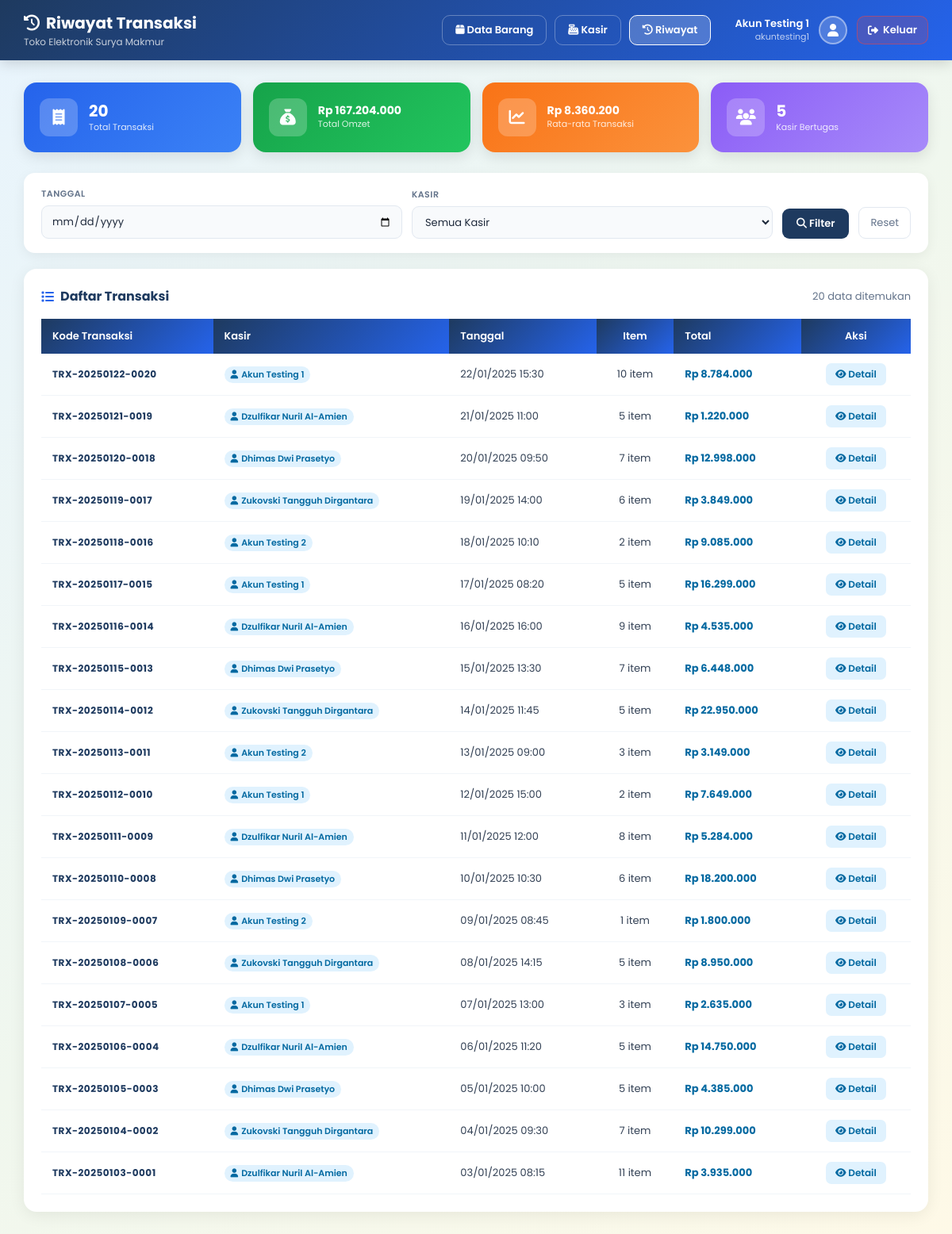
Page /riwayat_transaksi.php (signed in) on the committed database.
### tables this page shows
CREATE TABLE `transaksi` (
  `id_transaksi` int(11) NOT NULL,
  `id_kasir` int(11) NOT NULL,
  `tanggal` datetime DEFAULT NULL,
  `total` int(11) NOT NULL
);

CREATE TABLE `kasir` (
  `id_kasir` int(11) NOT NULL,
  `nama_kasir` varchar(100) NOT NULL,
  `username` varchar(100) NOT NULL,
  `password` varchar(100) NOT NULL
);

### public/riwayat_transaksi.php (the view, shortened to what this page needs)
<?php
require_once '../config/database.php';
$filterTgl   = $_GET['tanggal']   ?? '';
$where  = [];
$params = [];
$whereSQL = $where ? 'WHERE ' . implode(' AND ', $where) : '';
$query = "SELECT t.*,
                 k.nama_kasir,
                 COUNT(d.id_barang) AS jml_item,
                 CONCAT('TRX-', DATE_FORMAT(t.tanggal, '%Y%m%d'), '-', LPAD(t.id_transaksi, 4, '0')) AS kode_transaksi
          FROM transaksi t
          JOIN kasir k ON k.id_kasir = t.id_kasir
          LEFT JOIN detail_transaksi d ON d.id_transaksi = t.id_transaksi
          $whereSQL
          GROUP BY t.id_transaksi, k.nama_kasir
          ORDER BY t.tanggal DESC";
$stmt = $conn->prepare($query);
$stmt->execute($params);
$data = $stmt->fetchAll(PDO::FETCH_ASSOC);
$stat = $conn->query("
    SELECT
        COUNT(*)        AS total_trx,
        SUM(total)      AS total_omzet,
        AVG(total)      AS rata_omzet,
        COUNT(DISTINCT id_kasir) AS total_kasir_aktif
    FROM transaksi
")->fetch(PDO::FETCH_ASSOC);
?>
<!DOCTYPE html>
<html lang="id">
<head>
<link rel="stylesheet" href="https://cdnjs.cloudflare.com/ajax/libs/font-awesome/6.5.0/css/all.min.css">
</head>
<body>
<div class="topbar">
    <div>
        <h1><i class="fa-solid fa-clock-rotate-left" style="margin-right:8px"></i>Riwayat Transaksi</h1>
        <p>Toko Elektronik Surya Makmur</p>
    </div>
    <div class="topbar-nav">
        <a href="index.php"     class="nav-btn"><i class="fa-solid fa-box"></i> Data Barang</a>
        <a href="transaksi.php" class="nav-btn"><i class="fa-solid fa-cash-register"></i> Kasir</a>
        <a href="riwayat_transaksi.php" class="nav-btn active"><i class="fa-solid fa-clock-rotate-left"></i> Riwayat</a>
    </div>
    <div style="display:flex; align-items:center; gap:12px; margin-left:10px;">
        <div style="text-align:right; line-height:1.3;">
            <div style="font-size:13px; font-weight:600;">
                <?= htmlspecialchars($_SESSION['kasir_nama']) ?>
            </div>
            <div style="font-size:11px; opacity:0.7;">
                <?= htmlspecialchars($_SESSION['kasir_username']) ?>
            </div>
        </div>
        <div style="width:36px; height:36px; border-radius:50%;
                    background:rgba(255,255,255,0.2); border:2px solid rgba(255,255,255,0.4);
                    display:flex; align-items:center; justify-content:center;">
            <i class="fa-solid fa-user" style="font-size:16px;"></i>
        </div>
        <a href="../process/logout.php"
        title="Keluar"
        style="display:flex; align-items:center; gap:6px;
                background:rgba(239,68,68,0.18); border:1.5px solid rgba(239,68,68,0.5);
                color:white; text-decoration:none; padding:7px 13px;
                border-radius:10px; font-size:13px; font-weight:600; transition:0.2s;"
        onmouseover="this.style.background='rgba(239,68,68,0.35)'"
        onmouseout="this.style.background='rgba(239,68,68,0.18)'">
            <i class="fa-solid fa-right-from-bracket"></i> Keluar
        </a>
    </div>
</div>
<div class="container">
    <div class="stat-grid">
        <div class="stat-card c1">
            <div class="icon"><i class="fa-solid fa-receipt"></i></div>
            <div>
                <div class="val"><?= number_format($stat['total_trx']) ?></div>
                <div class="lbl">Total Transaksi</div>
            </div>
        </div>
        <div class="stat-card c2">
            <div class="icon"><i class="fa-solid fa-sack-dollar"></i></div>
            <div>
                <div class="val" style="font-size:14px;">Rp <?= number_format($stat['total_omzet'] ?? 0, 0, ',', '.') ?></div>
                <div class="lbl">Total Omzet</div>
            </div>
        </div>
        <div class="stat-card c3">
            <div class="icon"><i class="fa-solid fa-chart-line"></i></div>
            <div>
                <div class="val" style="font-size:14px;">Rp <?= number_format($stat['rata_omzet'] ?? 0, 0, ',', '.') ?></div>
                <div class="lbl">Rata-rata Transaksi</div>
            </div>
        </div>
        <div class="stat-card c4">
            <div class="icon"><i class="fa-solid fa-users"></i></div>
            <div>
                <div class="val"><?= number_format($stat['total_kasir_aktif'] ?? 0) ?></div>
                <div class="lbl">Kasir Bertugas</div>
            </div>
        </div>
    </div>
    <form method="GET" action="">
    <div class="filter-box">
        <div class="filter-group">
            <label>Tanggal</label>
            <input type="date" name="tanggal" value="<?= htmlspecialchars($filterTgl) ?>">
        </div>
        <div class="filter-group">
            <label>Kasir</label>
            <select name="id_kasir">
                <option value="">Semua Kasir</option>
            </select>
        </div>
        <button type="submit" class="btn-filter"><i class="fa-solid fa-magnifying-glass"></i> Filter</button>
        <a href="riwayat_transaksi.php"><button type="button" class="btn-reset-filter">Reset</button></a>
    </div>
    </form>
    <div class="table-box">
        <div class="table-title">
            <i class="fa-solid fa-list" style="color:#2563eb"></i>
            Daftar Transaksi
            <span style="margin-left:auto; font-size:13px; color:#64748b; font-weight:400;"><?= count($data) ?> data ditemukan</span>
        </div>
        <?php if (empty($data)): ?>
        <div class="no-data">
            <i class="fa-solid fa-inbox"></i>
            Belum ada transaksi.
        </div>
        <?php else: ?>
        <table>
            <thead>
                <tr>
                    <th>Kode Transaksi</th>
                    <th>Kasir</th>
                    <th>Tanggal</th>
                    <th style="text-align:center;">Item</th>
                    <th>Total</th>
                    <th style="text-align:center;">Aksi</th>
                </tr>
            </thead>
            <tbody>
                <?php foreach ($data as $row): ?>
                <tr>
                    <td><span class="kode-badge"><?= htmlspecialchars($row['kode_transaksi']) ?></span></td>
                    <td><span class="kasir-badge"><i class="fa-solid fa-user" style="margin-right:4px;"></i><?= htmlspecialchars($row['nama_kasir']) ?></span></td>
                    <td><?= date('d/m/Y H:i', strtotime($row['tanggal'])) ?></td>
                    <td class="td-center"><?= $row['jml_item'] ?> item</td>
                    <td class="harga">Rp <?= number_format($row['total'], 0, ',', '.') ?></td>
                    <td class="td-center">
                        <button class="btn-detail" onclick="lihatDetail(<?= $row['id_transaksi'] ?>)">
                            <i class="fa-solid fa-eye"></i> Detail
                        </button>
                    </td>
                </tr>
                <?php endforeach; ?>
            </tbody>
        </table>
        <?php endif; ?>
    </div>
</div>
</body>
</html>

### public/riwayat_transaksi.php (style rules this page uses)
* { box-sizing: border-box; margin: 0; padding: 0; }
body { font-family: 'Poppins', sans-serif; background: linear-gradient(135deg, #e8f4fd 0%, #f0f7ee 50%, #fef9e7 100%); color: #1e293b; min-height: 100vh; }
.topbar { background: linear-gradient(135deg, #1e3a5f, #2563eb); color: white; padding: 14px 30px; display: flex; align-items: center; gap: 20px; box-shadow: 0 4px 16px rgba(0,0,0,0.15); }
.topbar h1 { font-size: 20px; font-weight: 700; }
.topbar p { font-size: 12px; opacity: 0.75; }
.topbar-nav { margin-left: auto; display: flex; gap: 10px; }
.nav-btn { padding: 8px 16px; border-radius: 10px; text-decoration: none; font-size: 13px; font-weight: 600; transition: 0.2s; color: white; border: 1.5px solid rgba(255,255,255,0.3); }
.nav-btn.active { background: rgba(255,255,255,0.2); border-color: white; }
.container { max-width: 1200px; margin: auto; padding: 28px 30px; }
.stat-grid { display: grid; grid-template-columns: repeat(4, 1fr); gap: 15px; margin-bottom: 26px; }
.stat-card { border-radius: 16px; padding: 20px; color: white; display: flex; align-items: center; gap: 14px; box-shadow: 0 6px 18px rgba(0,0,0,0.1); }
.stat-card .icon { width: 48px; height: 48px; background: rgba(255,255,255,0.22); border-radius: 12px; display: flex; align-items: center; justify-content: center; font-size: 20px; flex-shrink: 0; }
.stat-card .val { font-size: 20px; font-weight: 700; line-height: 1.2; }
.stat-card .lbl { font-size: 11px; opacity: 0.85; font-weight: 400; }
.c1 { background: linear-gradient(135deg, #2563eb, #3b82f6); }
.c2 { background: linear-gradient(135deg, #16a34a, #22c55e); }
.c3 { background: linear-gradient(135deg, #f97316, #fb923c); }
.c4 { background: linear-gradient(135deg, #8b5cf6, #a78bfa); }
.filter-box { background: white; border-radius: 14px; padding: 18px 22px; margin-bottom: 20px; box-shadow: 0 4px 16px rgba(0,0,0,0.06); display: flex; gap: 12px; flex-wrap: wrap; align-items: flex-end; }
.filter-group { flex: 1; min-width: 150px; }
.filter-group label { display: block; font-size: 11px; font-weight: 600; color: #64748b; text-transform: uppercase; letter-spacing: 0.5px; margin-bottom: 6px; }
.filter-group input, .filter-group select { width: 100%; padding: 9px 12px; border-radius: 9px; border: 1.5px solid #e2e8f0; font-family: 'Poppins', sans-serif; font-size: 13px; color: #1e293b; background: #f8fafc; }
.btn-filter { padding: 9px 18px; border-radius: 9px; background: #1e3a5f; color: white; font-family: 'Poppins', sans-serif; font-size: 13px; font-weight: 600; border: none; cursor: pointer; transition: 0.2s; }
.btn-reset-filter { padding: 9px 14px; border-radius: 9px; background: transparent; border: 1.5px solid #e2e8f0; color: #64748b; font-family: 'Poppins', sans-serif; font-size: 13px; cursor: pointer; }
.table-box { background: white; border-radius: 16px; padding: 22px; box-shadow: 0 4px 20px rgba(0,0,0,0.07); }
.table-title { font-size: 16px; font-weight: 700; color: #1e3a5f; margin-bottom: 16px; display: flex; align-items: center; gap: 8px; }
table { width: 100%; border-collapse: collapse; }
th { background: linear-gradient(135deg, #1e3a5f, #2563eb); color: white; padding: 12px 14px; font-weight: 600; font-size: 13px; text-align: left; }
th:last-child { text-align: center; }
td { padding: 12px 14px; font-size: 13px; border-bottom: 1px solid #f1f5f9; color: #334155; }
.harga { color: #0369a1; font-weight: 700; }
.td-center { text-align: center; }
.kode-badge { font-weight: 700; color: #1e3a5f; font-size: 12px; letter-spacing: 0.5px; }
.kasir-badge { background: #e0f2fe; color: #0369a1; padding: 2px 8px; border-radius: 20px; font-size: 11px; font-weight: 600; display: inline-block; }
.btn-detail { background: #e0f2fe; color: #0369a1; border: none; padding: 5px 12px; border-radius: 7px; cursor: pointer; font-size: 12px; font-family: 'Poppins', sans-serif; font-weight: 600; transition: 0.15s; }

### rows in the picture
transaksi: kode_transaksi "TRX-20250122-0020", id_kasir.nama_kasir "Akun Testing 1", tanggal "22/01/2025 15:30", jml_item "10", total "8.784.000"
transaksi: kode_transaksi "TRX-20250121-0019", id_kasir.nama_kasir "Dzulfikar Nuril Al-Amien", tanggal "21/01/2025 11:00", jml_item "5", total "1.220.000"
transaksi: kode_transaksi "TRX-20250120-0018", id_kasir.nama_kasir "Dhimas Dwi Prasetyo", tanggal "20/01/2025 09:50", jml_item "7", total "12.998.000"
transaksi: kode_transaksi "TRX-20250119-0017", id_kasir.nama_kasir "Zukovski Tangguh Dirgantara", tanggal "19/01/2025 14:00", jml_item "6", total "3.849.000"
transaksi: kode_transaksi "TRX-20250118-0016", id_kasir.nama_kasir "Akun Testing 2", tanggal "18/01/2025 10:10", jml_item "2", total "9.085.000"
transaksi: kode_transaksi "TRX-20250117-0015", id_kasir.nama_kasir "Akun Testing 1", tanggal "17/01/2025 08:20", jml_item "5", total "16.299.000"
transaksi: kode_transaksi "TRX-20250116-0014", id_kasir.nama_kasir "Dzulfikar Nuril Al-Amien", tanggal "16/01/2025 16:00", jml_item "9", total "4.535.000"
transaksi: kode_transaksi "TRX-20250115-0013", id_kasir.nama_kasir "Dhimas Dwi Prasetyo", tanggal "15/01/2025 13:30", jml_item "7", total "6.448.000"
transaksi: kode_transaksi "TRX-20250114-0012", id_kasir.nama_kasir "Zukovski Tangguh Dirgantara", tanggal "14/01/2025 11:45", jml_item "5", total "22.950.000"
transaksi: kode_transaksi "TRX-20250113-0011", id_kasir.nama_kasir "Akun Testing 2", tanggal "13/01/2025 09:00", jml_item "3", total "3.149.000"
transaksi: kode_transaksi "TRX-20250112-0010", id_kasir.nama_kasir "Akun Testing 1", tanggal "12/01/2025 15:00", jml_item "2", total "7.649.000"
transaksi: kode_transaksi "TRX-20250111-0009", id_kasir.nama_kasir "Dzulfikar Nuril Al-Amien", tanggal "11/01/2025 12:00", jml_item "8", total "5.284.000"
transaksi: kode_transaksi "TRX-20250110-0008", id_kasir.nama_kasir "Dhimas Dwi Prasetyo", tanggal "10/01/2025 10:30", jml_item "6", total "18.200.000"
transaksi: kode_transaksi "TRX-20250109-0007", id_kasir.nama_kasir "Akun Testing 2", tanggal "09/01/2025 08:45", jml_item "1", total "1.800.000"
transaksi: kode_transaksi "TRX-20250108-0006", id_kasir.nama_kasir "Zukovski Tangguh Dirgantara", tanggal "08/01/2025 14:15", jml_item "5", total "8.950.000"
transaksi: kode_transaksi "TRX-20250107-0005", id_kasir.nama_kasir "Akun Testing 1", tanggal "07/01/2025 13:00", jml_item "3", total "2.635.000"
transaksi: kode_transaksi "TRX-20250106-0004", id_kasir.nama_kasir "Dzulfikar Nuril Al-Amien", tanggal "06/01/2025 11:20", jml_item "5", total "14.750.000"
transaksi: kode_transaksi "TRX-20250105-0003", id_kasir.nama_kasir "Dhimas Dwi Prasetyo", tanggal "05/01/2025 10:00", jml_item "5", total "4.385.000"
transaksi: kode_transaksi "TRX-20250104-0002", id_kasir.nama_kasir "Zukovski Tangguh Dirgantara", tanggal "04/01/2025 09:30", jml_item "7", total "10.299.000"
transaksi: kode_transaksi "TRX-20250103-0001", id_kasir.nama_kasir "Dzulfikar Nuril Al-Amien", tanggal "03/01/2025 08:15", jml_item "11", total "3.935.000"

### other values in the picture
$_SESSION['kasir_nama'] "Akun Testing 1"
$_SESSION['kasir_username'] "akuntesting1"
$stat['total_trx'] "20"
$stat['total_omzet'] "167.204.000"
$stat['rata_omzet'] "8.360.200"
$stat['total_kasir_aktif'] "5"
count($data) "20"
